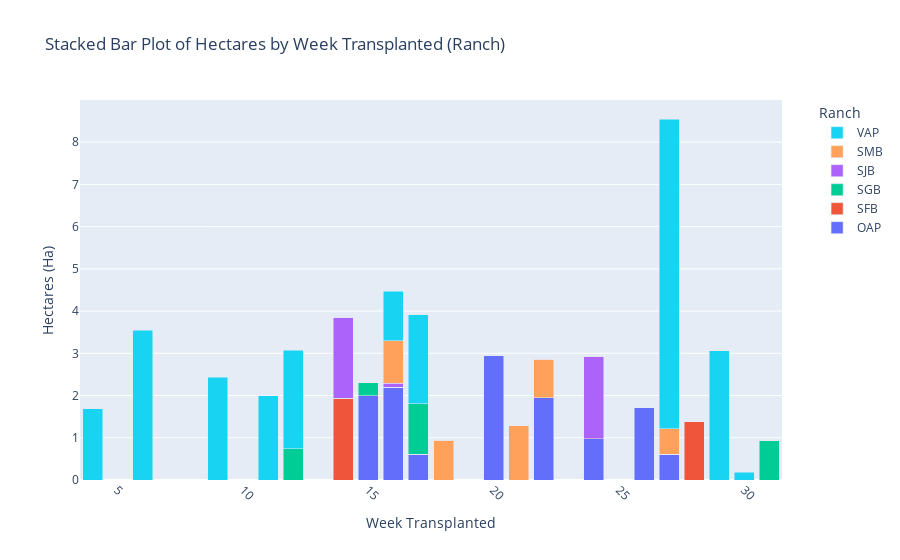

Source (notebook cell):
### Code cell
# Prepare data for the stacked bar plot by Ranch
ranch_pivot = production_plan.pivot_table(
    index='Ranch',
    columns='WeekTransplanted',
    values='Ha',
    aggfunc='sum',
    fill_value=0,
)

# Prepare data for the stacked bar plot
ranch_data = []
for ranch in ranch_pivot.index:
    ranch_data.append(go.Bar(
        name=f'{ranch}',
        x=ranch_pivot.columns,
        y=ranch_pivot.loc[ranch]
    ))

# Create the figure
ranch_fig = go.Figure(data=ranch_data)

# Update layout for the plot
ranch_fig.update_layout(
    barmode='stack',
    title='Stacked Bar Plot of Hectares by Week Transplanted (Ranch)',
    xaxis_title='Week Transplanted',
    yaxis_title='Hectares (Ha)',
    legend_title='Ranch',
    xaxis=dict(tickangle=45, categoryorder='total descending'),
    legend=dict(x=1.05, y=1)
)

# Show plot
ranch_fig.show()

### Figure 1 — Plotly figure (JSON) as saved in the notebook; plotly's stock layout.template omitted (floating-point values rounded to 4 significant figures)
{"data": [{"name": "OAP", "type": "bar", "x": [4, 6, 9, 11, 12, 14, 15, 16, 17, 18, 20, 21, 22, 24, 26, 27, 28, 29, 30, 31], "y": [0.0, 0.0, 0.0, 0.0, 0.0, 0.0, 1.998, 2.196, 0.608, 0.0, 2.952, 0.0, 1.944, 0.972, 1.728, 0.612, 0.0, 0.0, 0.0, 0.0]}, {"name": "SFB", "type": "bar", "x": [4, 6, 9, 11, 12, 14, 15, 16, 17, 18, 20, 21, 22, 24, 26, 27, 28, 29, 30, 31], "y": [0.0, 0.0, 0.0, 0.0, 0.0, 1.931, 0.0, 0.0, 0.0, 0.0, 0.0, 0.0, 0.0, 0.0, 0.0, 0.0, 1.38, 0.0, 0.0, 0.0]}, {"name": "SGB", "type": "bar", "x": [4, 6, 9, 11, 12, 14, 15, 16, 17, 18, 20, 21, 22, 24, 26, 27, 28, 29, 30, 31], "y": [0.0, 0.0, 0.0, 0.0, 0.7446, 0.0, 0.3045, 0.0, 1.202, 0.0, 0.0, 0.0, 0.0, 0.0, 0.0, 0.0, 0.0, 0.0, 0.0, 0.9384]}, {"name": "SJB", "type": "bar", "x": [4, 6, 9, 11, 12, 14, 15, 16, 17, 18, 20, 21, 22, 24, 26, 27, 28, 29, 30, 31], "y": [0.0, 0.0, 0.0, 0.0, 0.0, 1.927, 0.0, 0.1, 0.0, 0.0, 0.0, 0.0, 0.0, 1.962, 0.0, 0.0, 0.0, 0.0, 0.0, 0.0]}, {"name": "SMB", "type": "bar", "x": [4, 6, 9, 11, 12, 14, 15, 16, 17, 18, 20, 21, 22, 24, 26, 27, 28, 29, 30, 31], "y": [0.0, 0.0, 0.0, 0.0, 0.0, 0.0, 0.0, 1.0, 0.0, 0.94, 0.0, 1.28, 0.92, 0.0, 0.0, 0.6, 0.0, 0.0, 0.0, 0.0]}, {"name": "VAP", "type": "bar", "x": [4, 6, 9, 11, 12, 14, 15, 16, 17, 18, 20, 21, 22, 24, 26, 27, 28, 29, 30, 31], "y": [1.692, 3.55, 2.436, 1.995, 2.326, 0.0, 0.0, 1.173, 2.104, 0.0, 0.0, 0.0, 0.0, 0.0, 0.0, 7.336, 0.0, 3.064, 0.1805, 0.0]}], "layout": {"barmode": "stack", "legend": {"title": {"text": "Ranch"}, "x": 1.05, "y": 1}, "title": {"text": "Stacked Bar Plot of Hectares by Week Transplanted (Ranch)"}, "xaxis": {"categoryorder": "total descending", "tickangle": 45, "title": {"text": "Week Transplanted"}}, "yaxis": {"title": {"text": "Hectares (Ha)"}}}}
